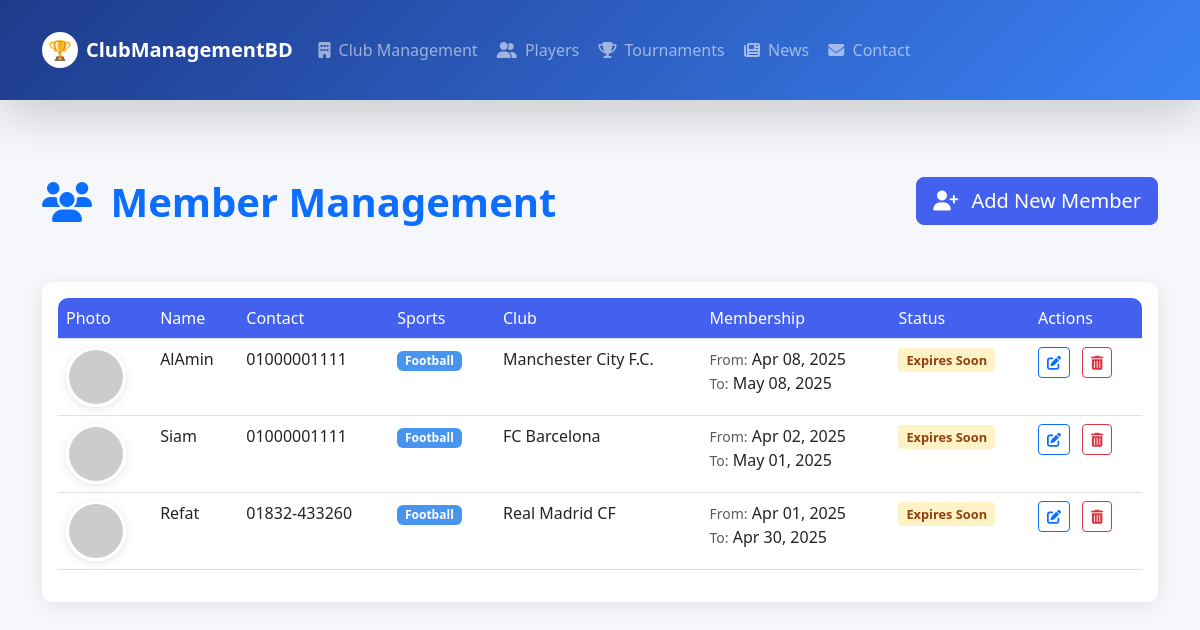
/members.php, run on the app's committed database.
### tables this page shows
CREATE TABLE `Club_member` (
  `Club_id` int(11) DEFAULT NULL,
  `Member_id` int(11) DEFAULT NULL,
  `Membership_start_date` date DEFAULT NULL,
  `Membership_end_date` date DEFAULT NULL
);

CREATE TABLE `Member` (
  `Member_id` int(11) NOT NULL,
  `Member_name` varchar(100) DEFAULT NULL,
  `member_contact_info` varchar(100) DEFAULT NULL,
  `Sports_Preferences` text DEFAULT NULL
);

CREATE TABLE `Club` (
  `Club_id` int(11) NOT NULL,
  `Club_name` varchar(100) DEFAULT NULL,
  `Club_address` varchar(255) DEFAULT NULL,
  `Club_contact_info` varchar(100) DEFAULT NULL,
  `Sports_offered` text DEFAULT NULL,
  `Club_logo` varchar(255) DEFAULT NULL,
  `Club_registration_date` date DEFAULT NULL
);

### members.php (the view, shortened to what this page needs)
<?php
include 'db_connect.php';
$members = $conn->query("
    SELECT m.*, c.Club_name, cm.Membership_start_date, cm.Membership_end_date
    FROM Member m
    JOIN Club_member cm ON m.Member_id = cm.Member_id
    JOIN Club c ON c.Club_id = cm.Club_id
    ORDER BY m.Member_id DESC
");
?>
<!DOCTYPE html>
<html lang="en">
<head>
    <?php include 'navbar.php'; ?>
    <link href="https://cdn.jsdelivr.net/npm/bootstrap@5.3.0/dist/css/bootstrap.min.css" rel="stylesheet">
    <link rel="stylesheet" href="https://cdnjs.cloudflare.com/ajax/libs/font-awesome/6.4.0/css/all.min.css">
</head>
<body>
    <div class="container py-5">
        <div class="d-flex justify-content-between align-items-center mb-5">
            <h1 class="fw-bold text-primary"><i class="fas fa-users me-2"></i> Member Management</h1>
            <button class="btn btn-primary btn-lg" data-bs-toggle="modal" data-bs-target="#addMemberModal">
                <i class="fas fa-user-plus me-2"></i> Add New Member
            </button>
        </div>
        <div class="card">
            <div class="card-body">
                <div class="table-responsive">
                    <table class="table table-hover" id="membersTable">
                        <thead>
                            <tr>
                                <th>Photo</th>
                                <th>Name</th>
                                <th>Contact</th>
                                <th>Sports</th>
                                <th>Club</th>
                                <th>Membership</th>
                                <th>Status</th>
                                <th>Actions</th>
                            </tr>
                        </thead>
                        <tbody>
                            <?php while ($member = $members->fetch_assoc()):
                                $today = date('Y-m-d');
                                $endDate = $member['Membership_end_date'];
                                $statusClass = '';
                                if ($endDate < $today) {
                                    $statusClass = 'expired-status';
                                    $statusText = 'Expired';
                                } elseif (date('Y-m-d', strtotime('-30 days', strtotime($endDate))) <= $today) {
                                    $statusClass = 'soon-status';
                                    $statusText = 'Expires Soon';
                                } else {
                                    $statusClass = 'active-status';
                                    $statusText = 'Active';
                                }
                            ?>
                                <tr>
                                    <td>
                                        <img src="https://ui-avatars.com/api/?name=<?= urlencode($member['Member_name']) ?>&background=random"
                                             class="member-avatar" alt="<?= $member['Member_name'] ?>">
                                    </td>
                                    <td><?= $member['Member_name'] ?></td>
                                    <td><?= $member['member_contact_info'] ?></td>
                                    <td>
                                        <?php
                                        $sports = explode(',', $member['Sports_Preferences']);
                                        foreach ($sports as $sport):
                                        ?>
                                            <span class="badge badge-sport"><?= trim($sport) ?></span>
                                        <?php endforeach; ?>
                                    </td>
                                    <td><?= $member['Club_name'] ?></td>
                                    <td>
                                        <small class="text-muted">From:</small> <?= date('M d, Y', strtotime($member['Membership_start_date'])) ?><br>
                                        <small class="text-muted">To:</small> <?= date('M d, Y', strtotime($member['Membership_end_date'])) ?>
                                    </td>
                                    <td>
                                        <span class="membership-status <?= $statusClass ?>"><?= $statusText ?></span>
                                    </td>
                                    <td>
                                        <button class="btn btn-sm btn-outline-primary me-2 action-btn edit-member-btn"
                                                data-id="<?= $member['Member_id'] ?>"
                                                data-name="<?= $member['Member_name'] ?>"
                                                data-contact="<?= $member['member_contact_info'] ?>"
                                                data-sports="<?= $member['Sports_Preferences'] ?>"
                                                data-club="<?= $member['Club_id'] ?>"
                                                data-start="<?= $member['Membership_start_date'] ?>"
                                                data-end="<?= $member['Membership_end_date'] ?>">
                                            <i class="fas fa-edit"></i>
                                        </button>
                                        <button class="btn btn-sm btn-outline-danger action-btn delete-member-btn"
                                                data-id="<?= $member['Member_id'] ?>">
                                            <i class="fas fa-trash-alt"></i>
                                        </button>
                                    </td>
                                </tr>
                            <?php endwhile; ?>
                        </tbody>
                    </table>
                </div>
            </div>
        </div>
    </div>
</body>
</html>

### navbar.php (shortened to what this page needs)
<nav class="navbar navbar-expand-lg navbar-dark bg-gradient-primary shadow-lg fixed-top">
    <div class="container">
        <a class="navbar-brand d-flex align-items-center" href="index.php">
            <div class="logo-container bg-white rounded-circle p-2 me-2 d-flex align-items-center justify-content-center">
                <span class="logo-icon">🏆</span>
            </div>
            <span class="brand-text fw-bold">ClubManagementBD</span>
        </a>
        <div class="collapse navbar-collapse" id="navbarContent">
            <ul class="navbar-nav me-auto mb-2 mb-lg-0">
                <li class="nav-item dropdown">
                    <a class="nav-link dropdown-toggle" href="#" id="clubManagementDropdown" role="button" data-bs-toggle="dropdown" aria-expanded="false">
                        <i class="fas fa-building me-1"></i> Club Management
                    </a>
                </li>
                <li class="nav-item">
                    <a class="nav-link" href="players.php">
                        <i class="fas fa-user-group me-1"></i> Players
                    </a>
                </li>
                <li class="nav-item dropdown">
                    <a class="nav-link dropdown-toggle" href="#" id="tournamentDropdown" role="button" data-bs-toggle="dropdown" aria-expanded="false">
                        <i class="fas fa-trophy me-1"></i> Tournaments
                    </a>
                </li>
                <li class="nav-item">
                    <a class="nav-link" href="news.php">
                        <i class="fas fa-newspaper me-1"></i> News
                    </a>
                </li>
                <li class="nav-item">
                    <a class="nav-link" href="contact.php">
                        <i class="fas fa-envelope me-1"></i> Contact
                    </a>
                </li>
            </ul>
        </div>
    </div>
</nav>
<link rel="stylesheet" href="https://cdnjs.cloudflare.com/ajax/libs/font-awesome/6.4.0/css/all.min.css">

### navbar.php (style rules this page uses)
:root { --navbar-height: 100px; --primary-dark: #1e3a8a; --primary-light: #3b82f6; --accent-color: #0ea5e9; --hover-bg: rgba(255, 255, 255, 0.15); }
h1, h2, h3, .page-title { margin-top: var(--navbar-height); padding-top: 10px; }
.navbar { height: var(--navbar-height); transition: all 0.3s ease; z-index: 1030; }
.bg-gradient-primary { background: linear-gradient(135deg, var(--primary-dark) 0%, var(--primary-light) 100%); box-shadow: 0 4px 20px rgba(0, 0, 0, 0.1); }
.logo-container { width: 36px; height: 36px; overflow: hidden; transition: all 0.4s ease; }
.logo-icon { font-size: 1.2rem; display: inline-block; transition: transform 0.5s ease; }
.brand-text { transition: color 0.3s ease; }
.navbar .nav-link { position: relative; padding: 0.6rem 1rem; border-radius: 0.25rem; transition: all 0.3s ease; margin: 0 0.1rem; }
.navbar .nav-link::after { content: ''; position: absolute; width: 0; height: 2px; bottom: 0; left: 50%; background-color: white; transition: all 0.3s ease; transform: translateX(-50%); opacity: 0; }

### members.php (style rules this page uses)
:root { --primary-color: #4361ee; --secondary-color: #3f37c9; --accent-color: #4895ef; --light-color: #f8f9fa; --dark-color: #212529; }
body { background-color: #f5f7fa; font-family: 'Segoe UI', Tahoma, Geneva, Verdana, sans-serif; }
.card { border-radius: 10px; box-shadow: 0 4px 20px rgba(0, 0, 0, 0.08); border: none; transition: transform 0.3s ease, box-shadow 0.3s ease; }
.member-avatar { width: 60px; height: 60px; object-fit: cover; border-radius: 50%; border: 3px solid white; box-shadow: 0 2px 10px rgba(0, 0, 0, 0.1); }
.btn-primary { background-color: var(--primary-color); border-color: var(--primary-color); }
.table-responsive { border-radius: 10px; overflow: hidden; }
.table th { background-color: var(--primary-color); color: white; font-weight: 500; }
.badge-sport { background-color: var(--accent-color); color: white; margin-right: 5px; margin-bottom: 5px; }
.membership-status { font-weight: 600; padding: 3px 8px; border-radius: 4px; font-size: 0.8rem; }
.soon-status { background-color: #fef3c7; color: #92400e; }
.action-btn { transition: all 0.2s; }

### data on the page
club_member: Member.Member_name "AlAmin", Member.member_contact_info "01000001111", Member.Sports_Preferences "Football", Club_id.Club_name "Manchester City F.C.", Membership_start_date "Apr 08, 2025", Membership_end_date "May 08, 2025", Membership_end_date "Expires Soon"
club_member: Member.Member_name "Siam", Member.member_contact_info "01000001111", Member.Sports_Preferences "Football", Club_id.Club_name "FC Barcelona", Membership_start_date "Apr 02, 2025", Membership_end_date "May 01, 2025", Membership_end_date "Expires Soon"
club_member: Member.Member_name "Refat", Member.member_contact_info "01832-433260", Member.Sports_Preferences "Football", Club_id.Club_name "Real Madrid CF", Membership_start_date "Apr 01, 2025", Membership_end_date "Apr 30, 2025", Membership_end_date "Expires Soon"
